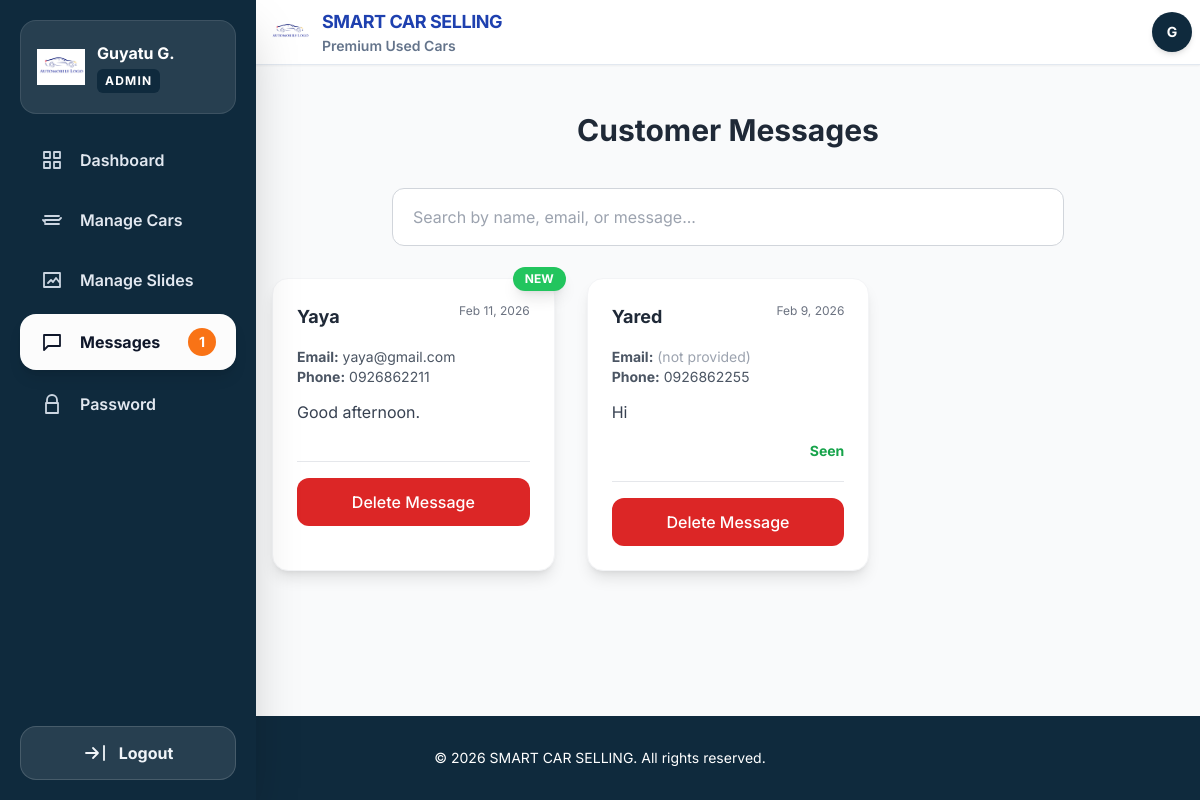
Page /admin/messages.php (signed in) on the committed database.
### tables this page shows
CREATE TABLE IF NOT EXISTS `users` (
  `id` int(11) NOT NULL AUTO_INCREMENT,
  `username` varchar(50) NOT NULL,
  `password` varchar(255) NOT NULL,
  `role` enum('super_admin','admin','user') DEFAULT 'admin',
  `created_at` datetime DEFAULT current_timestamp(),
  `email` varchar(100) NOT NULL DEFAULT '',
  `name` varchar(100) NOT NULL DEFAULT '',
  `phone` varchar(20) DEFAULT NULL,
  `force_password_change` tinyint(1) NOT NULL DEFAULT 0,
  PRIMARY KEY (`id`)
);

CREATE TABLE IF NOT EXISTS `contact_messages` (
  `id` int(11) NOT NULL AUTO_INCREMENT,
  `name` varchar(100) NOT NULL,
  `email` varchar(100) DEFAULT NULL,
  `message` text NOT NULL,
  `submitted_at` datetime DEFAULT current_timestamp(),
  `is_read` tinyint(1) DEFAULT 0,
  `phone` varchar(64) NOT NULL DEFAULT '',
  PRIMARY KEY (`id`)
);

### site_settings.php (called while the page is built, shortened)
<?php
function get_site_settings(PDO $pdo): array
{
    $defaults = [
        'site_name' => 'Smart Car Selling',
        'tagline' => 'Premium Used Cars',
        'logo_path' => 'car.png',
        'contact_phone' => '',
        'additional_phones' => '[]',
        'contact_email' => '',
        'address' => '',
        'primary_color' => '#1E40AF',
        'accent_color' => '#F59E0B',
        'header_color' => '#F3F4F6',
        'footer_color' => '#172554',
    ];
    $stmt = $pdo->query('SELECT setting_key, setting_value FROM site_settings');
    foreach ($stmt->fetchAll(PDO::FETCH_ASSOC) as $setting) {
        if (array_key_exists($setting['setting_key'], $defaults)) {
            $defaults[$setting['setting_key']] = $setting['setting_value'];
        }
    }
    return $defaults;
}

### admin/session.php (called while the page is built, shortened)
<?php
require_once __DIR__ . '/config.php';
$stmt = $pdo->prepare("SELECT id, name, email, phone, role, force_password_change FROM users WHERE id = ? AND role IN ('admin', 'super_admin')");
$stmt->execute([$_SESSION['admin_id']]);
$admin = $stmt->fetch(PDO::FETCH_ASSOC);
$displayName = !empty($admin['name'])
    ? $admin['name']
    : ($admin['email'] ?: $admin['phone']);
require_once __DIR__ . '/../site_settings.php';
$siteSettings = get_site_settings($pdo);
$adminLogoPath = '../' . ltrim($siteSettings['logo_path'], '/');

### admin/messages.php (the view, shortened to what this page needs)
<?php
require_once __DIR__ . '/session.php';
$stmt = $pdo->query("SELECT * FROM contact_messages ORDER BY submitted_at DESC");
$messages = $stmt->fetchAll(PDO::FETCH_ASSOC);
?>
<!DOCTYPE html>
<html lang="en" class="scroll-smooth">
<head>
  <script src="https://cdn.tailwindcss.com"></script>
</head>
<body class="bg-gray-100 dark:bg-gray-900 text-gray-900 dark:text-gray-100 min-h-screen flex flex-col">
  <?php include __DIR__ . '/header.php'; ?>
  <?php $activeSidebar = 'messages'; include __DIR__ . '/sidebar.php'; ?>
  <main id="main-content" class="flex-1 transition-all duration-300 bg-gray-50 w-full pt-16 px-4">
    <div class="max-w-7xl mx-auto py-12">
      <h1 class="text-xl sm:text-2xl md:text-3xl font-bold text-center text-gray-800 mb-10 whitespace-nowrap">Customer Messages</h1>
      <div class="max-w-2xl mx-auto mb-8">
        <input type="text" id="search-input" placeholder="Search by name, email, or message..."
          class="w-full px-5 py-4 bg-white border border-gray-300 rounded-xl focus:outline-none focus:ring-2 focus:ring-primary focus:border-primary">
      </div>
      <div id="messages-container" class="grid gap-8 md:grid-cols-2 lg:grid-cols-3">
        <?php foreach ($messages as $msg):
          $shortMessage = mb_substr($msg['message'], 0, 80);
          $needsToggle = mb_strlen($msg['message']) > 80;
          $isNew = $msg['is_read'] == 0;
          ?>
          <div
            class="message-card bg-white dark:bg-gray-800 rounded-2xl shadow-lg border border-gray-100 hover:shadow-2xl transition relative <?= $needsToggle ? '' : 'cursor-pointer' ?>"
            data-id="<?= $msg['id'] ?>" data-name="<?= htmlspecialchars(strtolower($msg['name'])) ?>"
            data-email="<?= htmlspecialchars(strtolower($msg['email'])) ?>"
            data-phone="<?= htmlspecialchars(strtolower($msg['phone'] ?? '')) ?>"
            data-message="<?= htmlspecialchars(strtolower($msg['message'])) ?>" <?= !$needsToggle && $isNew ? "onclick=\"location.href='?read={$msg['id']}'\"" : '' ?>>
            <?php if ($isNew): ?>
              <span
                class="absolute -top-3 -right-3 bg-green-500 text-white text-xs font-bold px-3 py-1 rounded-full shadow-lg animate-pulse">
                NEW
              </span>
            <?php endif; ?>
            <div class="p-6">
              <div class="flex justify-between items-start mb-4">
                <h3 class="font-bold text-lg text-gray-800 truncate max-w-[70%]"><?= htmlspecialchars($msg['name']) ?>
                </h3>
                <span class="text-xs text-gray-500"><?= date('M j, Y', strtotime($msg['submitted_at'])) ?></span>
              </div>
              <p class="text-sm text-gray-600 dark:text-gray-300 mb-3">
                <strong>Email:</strong>
                <?= htmlspecialchars($msg['email']) ?: '<span class="text-gray-400">(not provided)</span>' ?>
                <?php if (!empty($msg['phone'])): ?>
                  <br><strong>Phone:</strong> <?= htmlspecialchars($msg['phone']) ?>
                <?php endif; ?>
              </p>
              <p class="text-gray-700 dark:text-gray-200 text-base leading-relaxed message-preview">
                <span class="short-text"><?= htmlspecialchars($shortMessage) ?><?= $needsToggle ? '...' : '' ?></span>
              </p>
              <div class="mt-4 flex justify-end">
                <span class="seen-status text-green-600 font-bold text-sm <?= $msg['is_read'] ? '' : 'hidden' ?>">
                  Seen
                </span>
              </div>
              <div class="mt-5 pt-4 border-t border-gray-200">
                <button type="button"
                  class="delete-btn w-full bg-red-600 hover:bg-red-700 text-white py-3 rounded-xl font-medium transition"
                  data-id="<?= $msg['id'] ?>">
                  Delete Message
                </button>
              </div>
            </div>
          </div>
        <?php endforeach; ?>
      </div>
    </div>
  </main>
  <footer class="bg-[#0f2a3d] text-white py-8 text-center text-sm">
    &copy; <?= date('Y') ?> <?= htmlspecialchars(strtoupper($siteSettings['site_name']), ENT_QUOTES, 'UTF-8') ?>. All rights reserved.
  </footer>
</body>
</html>

### admin/header.php (shortened to what this page needs)
<header class="fixed left-0 right-0 top-0 z-50 border-b border-slate-200 bg-white shadow-sm">
  <div class="flex h-16 w-full items-center justify-between px-2 lg:h-16">
    <div id="header-left" class="flex items-center transition-all duration-300">
      <a href="dashboard.php" class="ml-1 flex items-center gap-3">
        <img src="<?= htmlspecialchars($adminLogoPath, ENT_QUOTES, 'UTF-8') ?>" alt="Logo"
          class="h-10 w-10 object-contain">
        <span class="flex min-w-0 max-w-[42vw] flex-col">
          <span class="truncate text-base font-bold uppercase tracking-tight text-primary lg:text-lg">
            <?= htmlspecialchars($siteSettings['site_name'], ENT_QUOTES, 'UTF-8') ?>
          </span>
          <?php if ($siteSettings['tagline'] !== ''): ?>
            <span class="truncate text-xs font-semibold normal-case text-slate-500 sm:text-sm">
              <?= htmlspecialchars($siteSettings['tagline'], ENT_QUOTES, 'UTF-8') ?>
            </span>
          <?php endif; ?>
        </span>
      </a>
    </div>
    <div class="text-slate-900">
      <div class="relative">
        <button id="profile-btn" class="rounded-full transition" aria-label="Open profile menu">
          <span class="flex h-10 w-10 items-center justify-center rounded-full bg-[#0f2a3d] text-sm font-bold text-white shadow-md">
            <?= htmlspecialchars(strtoupper(substr($displayName, 0, 1)), ENT_QUOTES, 'UTF-8') ?>
          </span>
        </button>
      </div>
    </div>
  </div>
</header>

### admin/sidebar.php (shortened to what this page needs)
<?php
$unreadMessages = 0;
try {
    $unreadMessages = (int) $pdo->query("SELECT COUNT(*) FROM contact_messages WHERE is_read = 0")->fetchColumn();
} catch (Throwable $e) {
    $unreadMessages = 0;
}
$activeSidebar = $activeSidebar ?? '';
$nameParts = preg_split('/\s+/', trim((string) $displayName)) ?: [];
$firstName = $nameParts[0] ?? '';
$firstName = $firstName !== '' ? mb_strtoupper(mb_substr($firstName, 0, 1)) . mb_substr($firstName, 1) : 'Admin';
$shortName = $firstName;
if (isset($nameParts[1]) && trim($nameParts[1]) !== '') {
    $shortName .= ' ' . mb_strtoupper(mb_substr(trim($nameParts[1]), 0, 1)) . '.';
}
$navItems = [
    'dashboard' => ['Dashboard', 'dashboard.php', '<path stroke-linecap="round" stroke-linejoin="round" stroke-width="1.8" d="M4 4h6v6H4zm10 0h6v6h-6zM4 14h6v6H4zm10 0h6v6h-6z"/>'],
    'cars' => ['Manage Cars', 'cars.php', '<path stroke-linecap="round" stroke-linejoin="round" stroke-width="1.8" d="M5 12h14M5 8h14M5 16h14M3 12l2 2m14-2l2-2"/>'],
    'slides' => ['Manage Slides', 'hero_images.php', '<path stroke-linecap="round" stroke-linejoin="round" stroke-width="1.8" d="M4 5h16v14H4zm4 10l3-3 2 2 3-4 4 5"/>'],
    'messages' => ['Messages', 'messages.php', '<path stroke-linecap="round" stroke-linejoin="round" stroke-width="1.8" d="M4 5h16v11H8l-4 4V5z"/>'],
];
?>
<aside id="sidebar"
  class="fixed inset-y-0 left-0 z-50 flex w-64 -translate-x-full flex-col bg-[#0f2a3d] text-white shadow-2xl transition-transform duration-300 ease-in-out">
  <div class="mx-5 mt-5 flex items-center justify-between rounded-2xl border border-white/10 bg-white/10 px-4 py-5">
    <a href="dashboard.php" class="flex min-w-0 items-center gap-3 overflow-hidden">
      <img src="<?= htmlspecialchars($adminLogoPath, ENT_QUOTES, 'UTF-8') ?>" alt="Logo" class="h-12 w-12 flex-shrink-0 object-contain">
      <span class="min-w-0">
        <span class="block truncate text-base font-bold"><?= htmlspecialchars($shortName, ENT_QUOTES, 'UTF-8') ?></span>
        <span class="mt-1 inline-block rounded-md bg-[#0f2a3d] px-2 py-1 text-xs font-bold tracking-widest text-white"><?= $admin['role'] === 'super_admin' ? 'SUPER ADMIN' : 'ADMIN' ?></span>
      </span>
    </a>
  </div>
  <nav class="mt-5 flex-1 overflow-y-auto px-5 pb-4">
    <ul class="space-y-2">
      <?php foreach ($navItems as $key => [$label, $href, $icon]): ?>
        <li>
          <a href="<?= htmlspecialchars($href, ENT_QUOTES, 'UTF-8') ?>"
            class="<?= $activeSidebar === $key
              ? 'flex items-center gap-4 rounded-2xl bg-[#FCFCFC] px-5 py-3.5 text-base font-bold text-slate-900 shadow-lg'
              : 'flex items-center gap-4 rounded-xl px-5 py-3.5 text-base font-semibold text-slate-200 transition hover:bg-white/10 hover:text-white' ?>">
            <svg class="h-6 w-6 <?= $activeSidebar === $key ? '' : 'text-slate-300' ?>" fill="none" stroke="currentColor" viewBox="0 0 24 24"><?= $icon ?></svg>
            <span><?= htmlspecialchars($label, ENT_QUOTES, 'UTF-8') ?></span>
            <?php if ($key === 'messages' && $unreadMessages > 0): ?>
              <span class="ml-auto flex h-7 w-7 items-center justify-center rounded-full bg-orange-500 text-sm text-white"><?= $unreadMessages ?></span>
            <?php endif; ?>
          </a>
        </li>
      <?php endforeach; ?>
      <li>
        <a href="change_password.php" class="<?= $activeSidebar === 'password'
          ? 'flex items-center gap-4 rounded-2xl bg-[#FCFCFC] px-5 py-3.5 text-base font-bold text-slate-900 shadow-lg'
          : 'flex items-center gap-4 rounded-xl px-5 py-3.5 text-base font-semibold text-slate-200 transition hover:bg-white/10 hover:text-white' ?>">
          <svg class="h-6 w-6 <?= $activeSidebar === 'password' ? '' : 'text-slate-300' ?>" fill="none" stroke="currentColor" viewBox="0 0 24 24"><path stroke-linecap="round" stroke-linejoin="round" stroke-width="1.8" d="M7 11V8a5 5 0 0110 0v3m-11 0h12v10H6V11z"/></svg>
          Password
        </a>
      </li>
    </ul>
  </nav>
  <div class="px-5 pb-5">
    <form action="logout.php" method="POST" data-confirm-title="Log out?" data-confirm-message="Are you sure you want to log out of the admin panel?" data-confirm-button="Log out">
      <button type="submit"
        class="flex w-full items-center justify-center gap-3 rounded-2xl border border-white/15 bg-white/10 py-3.5 text-base font-bold text-slate-100 transition hover:border-red-400/40 hover:bg-red-500/10">
        <svg class="h-6 w-6" fill="none" stroke="currentColor" viewBox="0 0 24 24"><path stroke-linecap="round" stroke-linejoin="round" stroke-width="1.8" d="M10 17l5-5-5-5m5 5H3m18 7V5"/></svg>
        Logout
      </button>
    </form>
  </div>
</aside>

### admin/messages.php (style rules this page uses)
.message-card { transition: all 0.3s; cursor: pointer; }

### admin/header.php (style rules this page uses)
@media (min-width: 1024px) { #sidebar { transform: translateX(0) !important; } }
@media (min-width: 1024px) { #main-content { margin-left: 256px !important; width: calc(100% - 256px) !important; } }
@media (min-width: 1024px) { #header-left { margin-left: 258px !important; } }

### rows in the picture
users: name "G", name "Guyatu G."
contact_messages: is_read "NEW", name "Yaya", submitted_at "Feb 11, 2026", email "yaya@gmail.com", phone "0926862211", message "Good afternoon."
contact_messages: name "Yared", submitted_at "Feb 9, 2026", email "(not provided)", phone "0926862255", message "Hi"

### other values in the picture
$siteSettings['site_name'] "SMART CAR SELLING"
$siteSettings['tagline'] "Premium Used Cars"
$label "Dashboard"
$label "Manage Cars"
$label "Manage Slides"
$label "Messages"
$unreadMessages "1"
